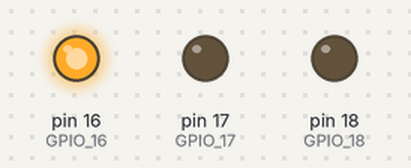
A sketch run on a simulated Arduino Uno, built with avr-gcc and run on an emulated ATmega328P. Shown: output pins drawn as LEDs (lit = HIGH).

Above: at 0.3 s.
At 1.1 s:
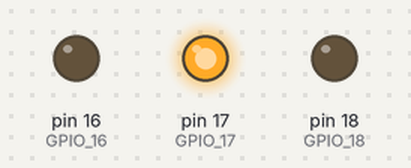
At 1.9 s:
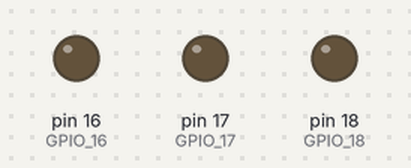
At 3.0 s:
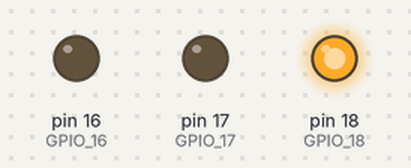
Timing chart, 0 to 6.0 s (numbered marks = the images above):
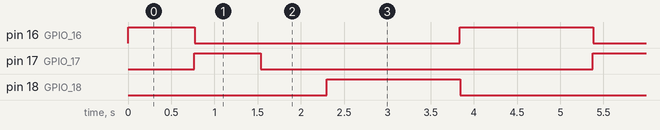

Measured:
- by itself, pin 16 (GPIO_16): repeats every 4.6 s: LOW 3.1 s, HIGH 1.5 s
- by itself, pin 17 (GPIO_17): alternates HIGH for 0.77 s and LOW for 3.8 s
- by itself, pin 18 (GPIO_18): alternates HIGH for 1.5 s and LOW for 3.1 s

The sketch:

RPP_-_RGB.ino
```cpp
int r = 255;
int g = 0;
int b = 0;
void setup(){
  pinMode(16, OUTPUT); //GPIO 16, piros
  pinMode(17, OUTPUT); //GPIO 17, zöld
  pinMode(18, OUTPUT); //GPIO 18, kék
}
void loop(){
  //Piros fokozatos csökkentése, Zöld növelése
  for(r = 255; r > 0; r--){
    g++;
    analogWrite(16,  r);
    analogWrite(17, g);
    delay(6);
  }
  //Zöld fokozatos csökkentése, Kék növelése
  for(g = 255; g > 0; g--){
      b++;
    analogWrite(18, b);
    analogWrite(17, r);
    delay(6);
  }
  //Kék fokozatos csökkentése, Piros növelése
  for(b = 255; b > 0; b--){
    r++;
    analogWrite(18, b);
    analogWrite(16, r);
    delay(6);
  }
}
```
